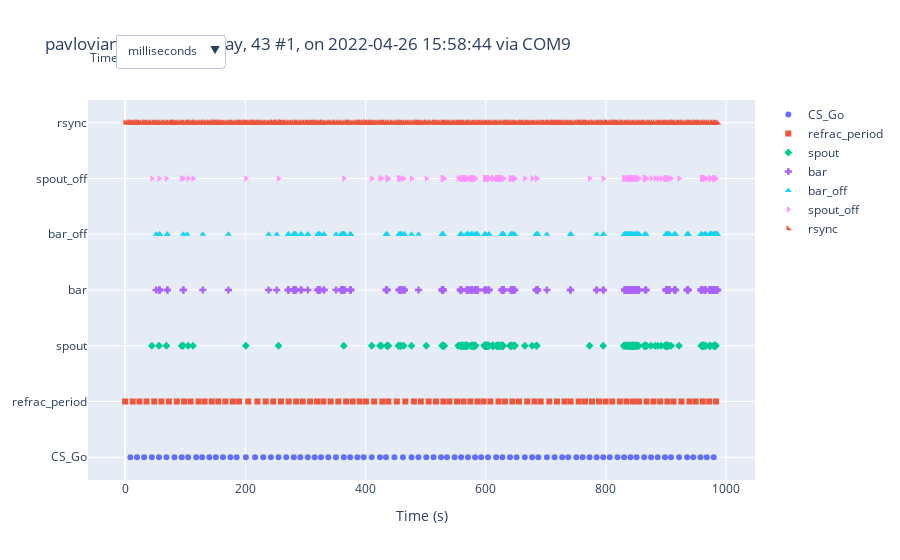

Notebook cell for this chart:
### Code cell
exp_cohort.sessions[0].plot_session()

### Figure 1 — Plotly figure (JSON) as saved in the notebook; plotly's stock layout.template omitted (floating-point values rounded to 4 significant figures; data arrays with more than 128 entries replaced by an {"elided": "..."} marker saying what was removed)
{"data": [{"marker": {"symbol": "circle"}, "mode": "markers", "name": "CS_Go", "type": "scatter", "x": [8.678, 19.8, 31.63, 44.52, 56.42, 68.76, 82.05, 94.16, 104.9, 118.2, 128.3, 140.1, 151.0, 162.9, 175.2, 185.6, 200.9, 216.2, 229.9, 242.5, 255.3, 268.1, 280.6, 291.5, 303.9, 315.4, 326.0, 338.1, 350.8, 363.8, 374.6, 386.4, 397.0, 410.4, 424.0, 434.1, 448.2, 462.3, 476.6, 488.1, 501.2, 513.2, 525.6, 535.7, 548.3, 559.1, 570.4, 582.4, 592.5, 603.9, 617.3, 627.9, 640.5, 651.3, 665.1, 677.2, 687.6, 701.9, 714.7, 727.3, 737.3, 750.8, 761.3, 772.9, 784.6, 795.6, 806.5, 819.3, 830.3, 840.9, 851.1, 863.7, 875.2, 886.2, 898.3, 908.4, 921.7, 935.0, 945.3, 957.3, 968.0, 979.4], "y": ["CS_Go", "CS_Go", "CS_Go", "CS_Go", "CS_Go", "CS_Go", "CS_Go", "CS_Go", "CS_Go", "CS_Go", "CS_Go", "CS_Go", "CS_Go", "CS_Go", "CS_Go", "CS_Go", "CS_Go", "CS_Go", "CS_Go", "CS_Go", "CS_Go", "CS_Go", "CS_Go", "CS_Go", "CS_Go", "CS_Go", "CS_Go", "CS_Go", "CS_Go", "CS_Go", "CS_Go", "CS_Go", "CS_Go", "CS_Go", "CS_Go", "CS_Go", "CS_Go", "CS_Go", "CS_Go", "CS_Go", "CS_Go", "CS_Go", "CS_Go", "CS_Go", "CS_Go", "CS_Go", "CS_Go", "CS_Go", "CS_Go", "CS_Go", "CS_Go", "CS_Go", "CS_Go", "CS_Go", "CS_Go", "CS_Go", "CS_Go", "CS_Go", "CS_Go", "CS_Go", "CS_Go", "CS_Go", "CS_Go", "CS_Go", "CS_Go", "CS_Go", "CS_Go", "CS_Go", "CS_Go", "CS_Go", "CS_Go", "CS_Go", "CS_Go", "CS_Go", "CS_Go", "CS_Go", "CS_Go", "CS_Go", "CS_Go", "CS_Go", "CS_Go", "CS_Go"]}, {"marker": {"symbol": "square"}, "mode": "markers", "name": "refrac_period", "type": "scatter", "x": [0, 12.68, 23.8, 35.63, 48.52, 60.42, 72.76, 86.05, 98.16, 108.9, 122.2, 132.3, 144.1, 155.0, 166.9, 179.2, 189.6, 204.9, 220.2, 233.9, 246.5, 259.3, 272.1, 284.6, 295.5, 307.9, 319.4, 330.0, 342.1, 354.8, 367.8, 378.6, 390.4, 401.0, 414.4, 428.0, 438.1, 452.2, 466.3, 480.6, 492.1, 505.2, 517.2, 529.6, 539.7, 552.3, 563.1, 574.4, 586.4, 596.5, 607.9, 621.3, 631.9, 644.5, 655.3, 669.1, 681.2, 691.6, 705.9, 718.7, 731.3, 741.3, 754.8, 765.3, 776.9, 788.6, 799.6, 810.5, 823.3, 834.3, 844.9, 855.1, 867.7, 879.2, 890.2, 902.3, 912.4, 925.7, 939.0, 949.3, 961.3, 972.0, 983.4], "y": ["refrac_period", "refrac_period", "refrac_period", "refrac_period", "refrac_period", "refrac_period", "refrac_period", "refrac_period", "refrac_period", "refrac_period", "refrac_period", "refrac_period", "refrac_period", "refrac_period", "refrac_period", "refrac_period", "refrac_period", "refrac_period", "refrac_period", "refrac_period", "refrac_period", "refrac_period", "refrac_period", "refrac_period", "refrac_period", "refrac_period", "refrac_period", "refrac_period", "refrac_period", "refrac_period", "refrac_period", "refrac_period", "refrac_period", "refrac_period", "refrac_period", "refrac_period", "refrac_period", "refrac_period", "refrac_period", "refrac_period", "refrac_period", "refrac_period", "refrac_period", "refrac_period", "refrac_period", "refrac_period", "refrac_period", "refrac_period", "refrac_period", "refrac_period", "refrac_period", "refrac_period", "refrac_period", "refrac_period", "refrac_period", "refrac_period", "refrac_period", "refrac_period", "refrac_period", "refrac_period", "refrac_period", "refrac_period", "refrac_period", "refrac_period", "refrac_period", "refrac_period", "refrac_period", "refrac_period", "refrac_period", "refrac_period", "refrac_period", "refrac_period", "refrac_period", "refrac_period", "refrac_period", "refrac_period", "refrac_period", "refrac_period", "refrac_period", "refrac_period", "refrac_period", "refrac_period", "refrac_period"]}, {"marker": {"symbol": "diamond"}, "mode": "markers", "name": "spout", "type": "scatter", "x": {"elided": "329 float values"}, "y": {"elided": "329 str values"}}, {"marker": {"symbol": "cross"}, "mode": "markers", "name": "bar", "type": "scatter", "x": {"elided": "271 float values"}, "y": {"elided": "271 str values"}}, {"marker": {"symbol": "x"}, "mode": "markers", "name": "cue_delay_timer", "type": "scatter", "x": [], "y": []}, {"marker": {"symbol": "triangle-up"}, "mode": "markers", "name": "bar_off", "type": "scatter", "x": {"elided": "271 float values"}, "y": {"elided": "271 str values"}}, {"marker": {"symbol": "triangle-down"}, "mode": "markers", "name": "button_release", "type": "scatter", "x": [], "y": []}, {"marker": {"symbol": "triangle-left"}, "mode": "markers", "name": "US_end_timer", "type": "scatter", "x": [], "y": []}, {"marker": {"symbol": "triangle-right"}, "mode": "markers", "name": "spout_off", "type": "scatter", "x": {"elided": "329 float values"}, "y": {"elided": "329 str values"}}, {"marker": {"symbol": "triangle-ne"}, "mode": "markers", "name": "button_press", "type": "scatter", "x": [], "y": []}, {"marker": {"symbol": "triangle-se"}, "mode": "markers", "name": "solenoid_off", "type": "scatter", "x": [], "y": []}, {"marker": {"symbol": "triangle-sw"}, "mode": "markers", "name": "rsync", "type": "scatter", "x": {"elided": "492 float values"}, "y": {"elided": "492 str values"}}], "layout": {"annotations": [{"align": "left", "showarrow": false, "text": "Time unit:", "x": 0, "xref": "paper", "y": 1.14, "yref": "paper"}], "title": {"text": "pavlovian_nobar_nodelay, 43 #1, on 2022-04-26 15:58:44 via COM9"}, "updatemenus": [{"buttons": [{"args": ["type", "milliseconds"], "label": "milliseconds", "method": "restyle"}, {"args": ["type", "seconds"], "label": "seconds", "method": "restyle"}, {"args": ["type", "minutes"], "label": "minutes", "method": "restyle"}], "direction": "down", "pad": {"r": 10, "t": 10}, "showactive": true, "x": 0.04, "xanchor": "left", "y": 1.2, "yanchor": "top"}], "xaxis": {"title": {"text": "Time (s)"}}}}
